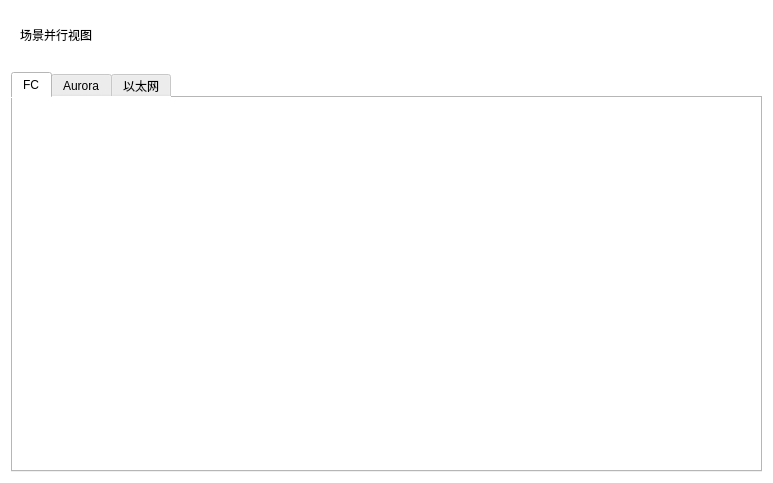
<?xml version="1.0" encoding="UTF-8"?>
<ui version="4.0">
 <class>wid_scp</class>
 <widget class="QWidget" name="wid_scp">
  <property name="geometry">
   <rect>
    <x>0</x>
    <y>0</y>
    <width>773</width>
    <height>483</height>
   </rect>
  </property>
  <property name="windowTitle">
   <string>Form</string>
  </property>
  <property name="styleSheet">
   <string notr="true">background-color: rgb(255,255,255);</string>
  </property>
  <layout class="QGridLayout" name="gridLayout_3">
   <item row="0" column="0">
    <widget class="QWidget" name="widget" native="true">
     <property name="maximumSize">
      <size>
       <width>16777215</width>
       <height>42</height>
      </size>
     </property>
     <layout class="QGridLayout" name="gridLayout_2">
      <item row="0" column="1">
       <spacer name="horizontalSpacer">
        <property name="orientation">
         <enum>Qt::Horizontal</enum>
        </property>
        <property name="sizeHint" stdset="0">
         <size>
          <width>756</width>
          <height>20</height>
         </size>
        </property>
       </spacer>
      </item>
      <item row="0" column="0">
       <widget class="QLabel" name="label">
        <property name="minimumSize">
         <size>
          <width>0</width>
          <height>30</height>
         </size>
        </property>
        <property name="styleSheet">
         <string notr="true">color: rgb(0, 0, 0);
background-color: rgb(255, 255, 255);
font: 75 14pt &quot;微软雅黑&quot;;</string>
        </property>
        <property name="text">
         <string>场景并行视图</string>
        </property>
       </widget>
      </item>
     </layout>
    </widget>
   </item>
   <item row="1" column="0">
    <widget class="QWidget" name="widget_2" native="true">
     <property name="minimumSize">
      <size>
       <width>0</width>
       <height>0</height>
      </size>
     </property>
     <layout class="QGridLayout" name="gridLayout">
      <property name="leftMargin">
       <number>5</number>
      </property>
      <property name="topMargin">
       <number>5</number>
      </property>
      <property name="rightMargin">
       <number>5</number>
      </property>
      <property name="bottomMargin">
       <number>2</number>
      </property>
      <property name="spacing">
       <number>2</number>
      </property>
     </layout>
    </widget>
   </item>
   <item row="2" column="0">
    <widget class="QTabWidget" name="tabWidget">
     <property name="currentIndex">
      <number>0</number>
     </property>
     <widget class="QWidget" name="tab_fc">
      <attribute name="title">
       <string>FC</string>
      </attribute>
      <layout class="QGridLayout" name="gridLayout_fc"/>
     </widget>
     <widget class="QWidget" name="tab_aurora">
      <attribute name="title">
       <string>Aurora</string>
      </attribute>
      <layout class="QGridLayout" name="gridLayout_aurora"/>
     </widget>
     <widget class="QWidget" name="tab_net">
      <attribute name="title">
       <string>以太网</string>
      </attribute>
      <layout class="QGridLayout" name="gridLayout_net"/>
     </widget>
    </widget>
   </item>
  </layout>
 </widget>
 <resources/>
 <connections/>
</ui>
